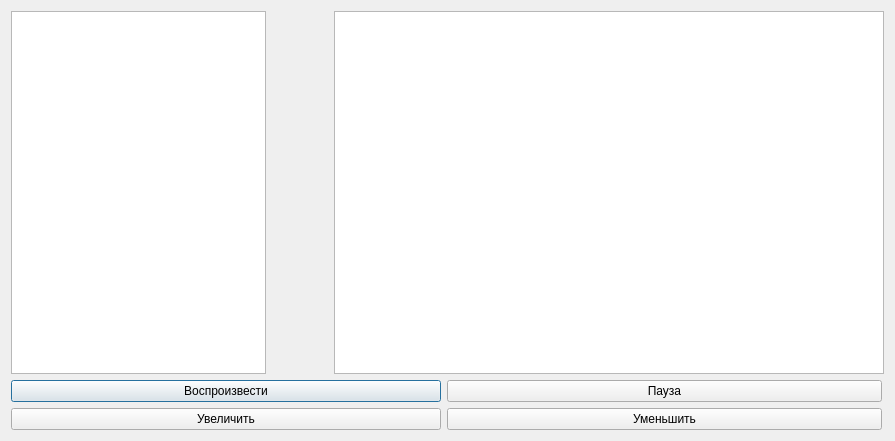
<?xml version="1.0" encoding="UTF-8"?>
<ui version="4.0">
 <class>secondwindow</class>
 <widget class="QDialog" name="secondwindow">
  <property name="geometry">
   <rect>
    <x>0</x>
    <y>0</y>
    <width>895</width>
    <height>441</height>
   </rect>
  </property>
  <property name="minimumSize">
   <size>
    <width>895</width>
    <height>441</height>
   </size>
  </property>
  <property name="maximumSize">
   <size>
    <width>950</width>
    <height>500</height>
   </size>
  </property>
  <property name="windowTitle">
   <string>Dialog</string>
  </property>
  <layout class="QVBoxLayout" name="verticalLayout">
   <item>
    <layout class="QGridLayout" name="gridLayout">
     <item row="1" column="0">
      <layout class="QHBoxLayout" name="horizontalLayout">
       <item>
        <widget class="QListWidget" name="listWidget">
         <property name="minimumSize">
          <size>
           <width>252</width>
           <height>357</height>
          </size>
         </property>
         <property name="maximumSize">
          <size>
           <width>255</width>
           <height>400</height>
          </size>
         </property>
        </widget>
       </item>
       <item>
        <spacer name="horizontalSpacer">
         <property name="orientation">
          <enum>Qt::Horizontal</enum>
         </property>
         <property name="sizeHint" stdset="0">
          <size>
           <width>30</width>
           <height>20</height>
          </size>
         </property>
        </spacer>
       </item>
       <item>
        <widget class="QLabel" name="label">
         <property name="sizePolicy">
          <sizepolicy hsizetype="Preferred" vsizetype="Preferred">
           <horstretch>0</horstretch>
           <verstretch>0</verstretch>
          </sizepolicy>
         </property>
         <property name="minimumSize">
          <size>
           <width>0</width>
           <height>25</height>
          </size>
         </property>
         <property name="font">
          <font>
           <pointsize>10</pointsize>
           <italic>true</italic>
          </font>
         </property>
         <property name="text">
          <string/>
         </property>
         <property name="alignment">
          <set>Qt::AlignCenter</set>
         </property>
        </widget>
       </item>
       <item>
        <widget class="QGraphicsView" name="graphicsView">
         <property name="sizePolicy">
          <sizepolicy hsizetype="Expanding" vsizetype="Expanding">
           <horstretch>0</horstretch>
           <verstretch>0</verstretch>
          </sizepolicy>
         </property>
         <property name="minimumSize">
          <size>
           <width>550</width>
           <height>250</height>
          </size>
         </property>
        </widget>
       </item>
      </layout>
     </item>
     <item row="2" column="0">
      <layout class="QFormLayout" name="formLayout">
       <item row="0" column="0">
        <widget class="QPushButton" name="playButton">
         <property name="minimumSize">
          <size>
           <width>430</width>
           <height>0</height>
          </size>
         </property>
         <property name="text">
          <string>Воспроизвести</string>
         </property>
        </widget>
       </item>
       <item row="0" column="1">
        <widget class="QPushButton" name="pauseButton">
         <property name="minimumSize">
          <size>
           <width>435</width>
           <height>0</height>
          </size>
         </property>
         <property name="maximumSize">
          <size>
           <width>430</width>
           <height>16777215</height>
          </size>
         </property>
         <property name="text">
          <string>Пауза</string>
         </property>
        </widget>
       </item>
       <item row="1" column="0">
        <widget class="QPushButton" name="greaterScale">
         <property name="minimumSize">
          <size>
           <width>430</width>
           <height>0</height>
          </size>
         </property>
         <property name="maximumSize">
          <size>
           <width>430</width>
           <height>16777215</height>
          </size>
         </property>
         <property name="text">
          <string>Увеличить</string>
         </property>
        </widget>
       </item>
       <item row="1" column="1">
        <widget class="QPushButton" name="lessScale">
         <property name="minimumSize">
          <size>
           <width>435</width>
           <height>0</height>
          </size>
         </property>
         <property name="maximumSize">
          <size>
           <width>430</width>
           <height>16777215</height>
          </size>
         </property>
         <property name="text">
          <string>Уменьшить</string>
         </property>
        </widget>
       </item>
      </layout>
     </item>
    </layout>
   </item>
  </layout>
 </widget>
 <resources/>
 <connections/>
</ui>
